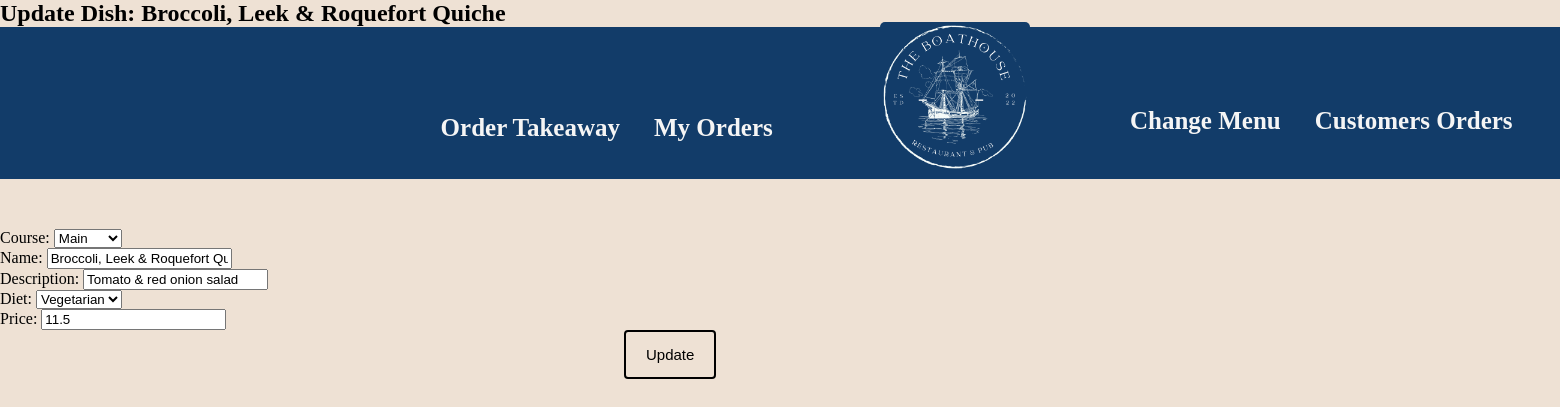
The app's page /dishes/update/16 (signed in), older data.
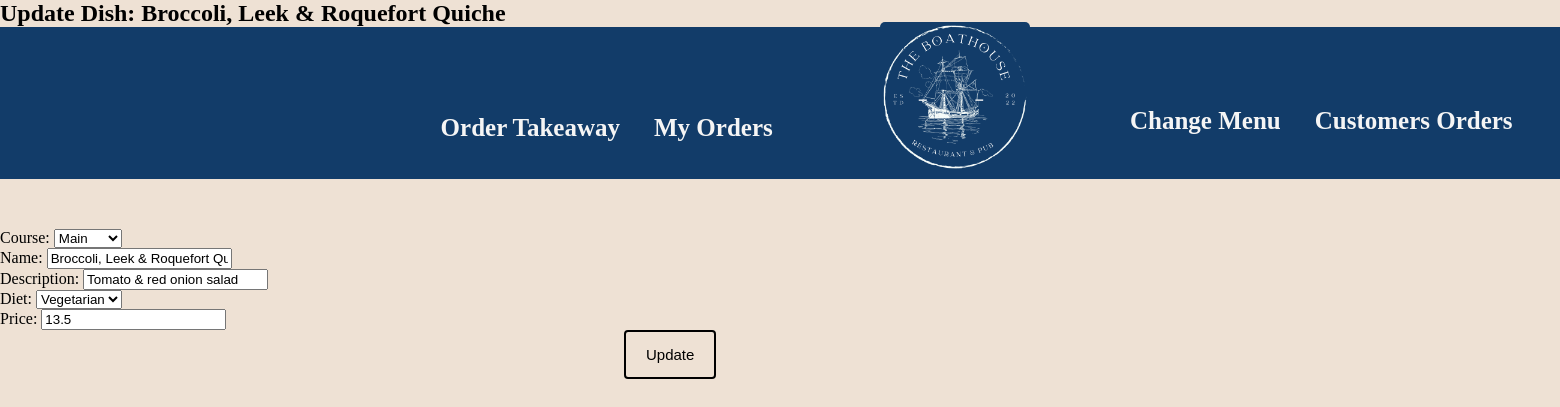
The same page, newer data.
### menu/models.py (models this page shows, shortened)
class Dish(models.Model):
    Empty = "EM"
    Starter = "ST"
    Main = "MA"
    Dessert = "DE"
    Meat = "ME"
    Fish = "FI"
    Vegetarian = "VE"
    course_type = [(Empty, " "), (Starter, "Starter"), (Main, "Main"), (Dessert, "Dessert")]
    dietry_type = [(Meat, "Meat"), (Fish, "Fish"), (Vegetarian, "Vegetarian")]
    course = models.CharField(max_length = 2, choices= course_type, default = "ST")
    name = models.CharField(max_length= 50, blank =True)
    descrip= models.CharField(max_length= 150, blank =True, verbose_name= "description")
    diet = models.CharField(max_length = 2, choices= dietry_type, blank = True)
    price = models.FloatField(validators=[MinValueValidator(0.00)], default=0.00)

### menu/views.py (the view)
# urls.py: path("dishes/update/<pk>", views.DishUpdateView.as_view(), name = "dish_update"),
class DishUpdateView(LoginRequiredMixin, PermissionRequiredMixin, UpdateView):
    permission_required = "menu.delete_dish"
    raise_exception = True
    model = Dish
    template_name = "menu/dish_update.html"
    form_class = DishUpdateForm
    success_url = "/dishes"

### menu/forms.py
class DishUpdateForm(forms.ModelForm):
    class Meta:
        model = Dish
        fields = ("course", "name", "descrip", "diet", "price")

### menu/templatetags/auth_extras.py (called while the page is built)
@register.filter(name='has_group')
def has_group(user, group_name):
    return user.groups.filter(name=group_name).exists()

### menu/templates/menu/dish_update.html (shortened to what this page needs)
<!DOCTYPE html>
{% extends 'menu/base.html' %}
{% block head %}
<h2>Update Dish: {{dish.name}}</h2>
{% endblock %}
{% block content %}
<form action="" method="POST">
    {{form.as_p}}
<input type="submit" value="Update">
</form>
{% endblock %}

Row changes from the older to the newer data that the page shows:
changed Dish "Broccoli, Leek & Roquefort Quiche": price "11.5" → "13.5"
